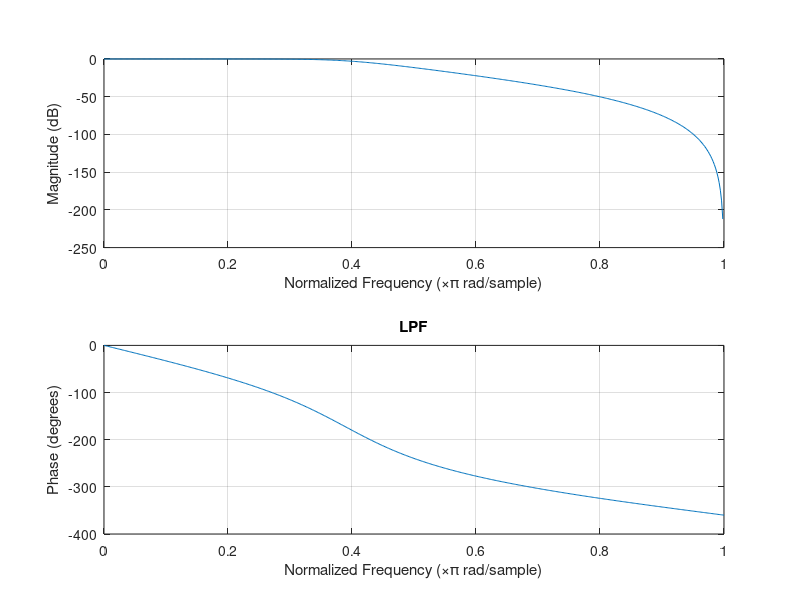
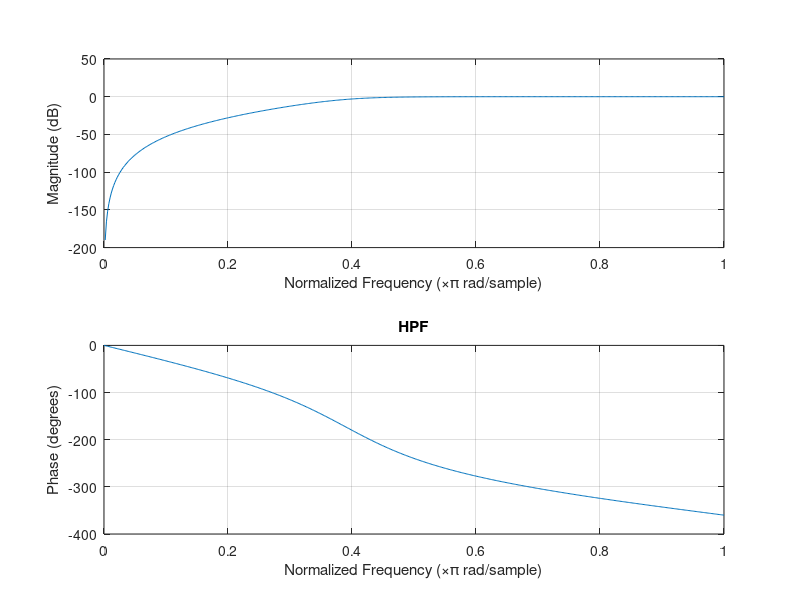
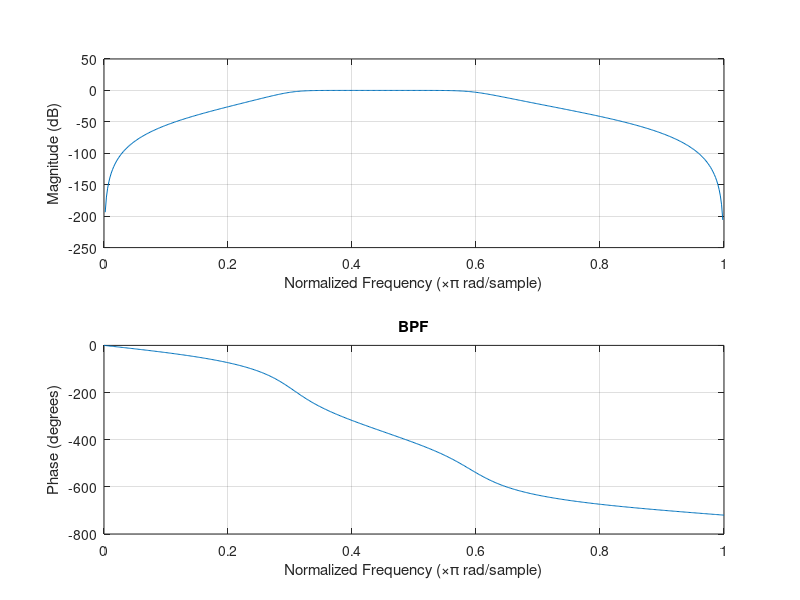
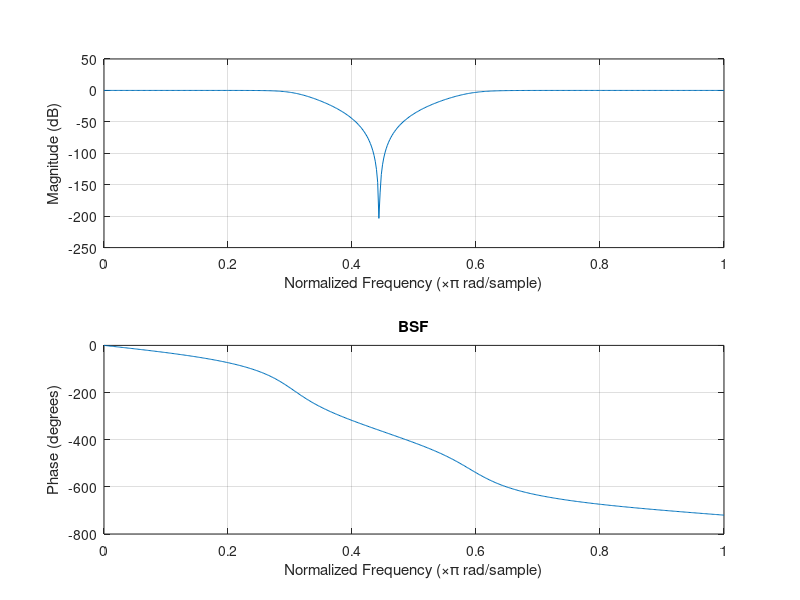

These figures' MATLAB source, in order:
clc;
clear;
close all;

n = 4;

Wn_lp = 0.4;
Wn_hp = 0.4;
Wn_bp = [0.3 0.6];
Wn_bs = [0.3 0.6];

[b_lp, a_lp] = butter(n, Wn_lp, 'low');
[b_hp, a_hp] = butter(n, Wn_hp, 'high');
[b_bp, a_bp] = butter(n, Wn_bp, 'bandpass');
[b_bs, a_bs] = butter(n, Wn_bs, 'stop');

figure;
freqz(b_lp, a_lp); title('LPF');

figure;
freqz(b_hp, a_hp); title('HPF');

figure;
freqz(b_bp, a_bp); title('BPF');

figure;
freqz(b_bs, a_bs); title('BSF');
